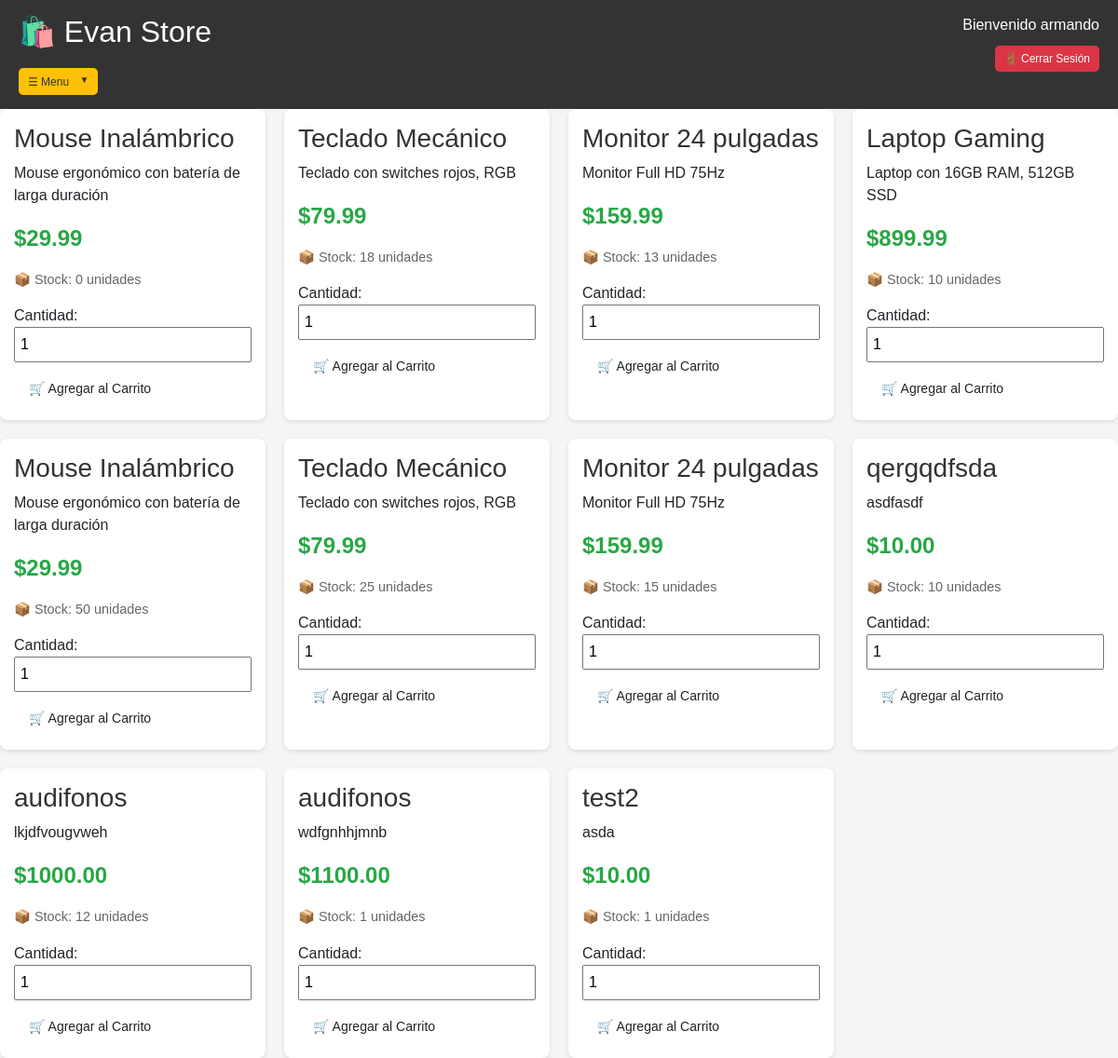
The page /tienda (signed in) on the database its author committed.
### models.py (models this page shows, shortened)
class Usuario(UserMixin, db.Model):
    id = db.Column(db.Integer, primary_key=True)
    nombre = db.Column(db.String(100), nullable=False)
    usuario = db.Column(db.String(80), unique=True, nullable=False)
    celular = db.Column(db.String(20), nullable=False)
    email = db.Column(db.String(120), unique=True, nullable=False)
    password_hash = db.Column(db.String(255), nullable=False)
    es_admin = db.Column(db.Boolean, default=False)
    fecha_registro = db.Column(db.DateTime, default=datetime.utcnow)

class Producto(db.Model):
    id = db.Column(db.Integer, primary_key=True)
    nombre = db.Column(db.String(200), nullable=False)
    descripcion = db.Column(db.Text)
    precio = db.Column(db.Float, nullable=False)
    stock = db.Column(db.Integer, default=0)
    imagen_url = db.Column(db.String(500))
    categoria = db.Column(db.String(100))
    fecha_creacion = db.Column(db.DateTime, default=datetime.utcnow)

### app.py (the view)
@app.route('/tienda')
@login_required
def tienda():
    productos = Producto.query.all()
    return render_template('productos.html', productos=productos)

### app.py (called while the page is built)
@login_manager.user_loader
def load_user(user_id):
    return Usuario.query.get(int(user_id))

### templates/productos.html (shortened to what this page needs)
<!DOCTYPE html>
<html lang="es">
<head>
    <link href="https://cdn.jsdelivr.net/npm/bootstrap@5.1.3/dist/css/bootstrap.min.css" rel="stylesheet">
    <link href="https://cdn.datatables.net/1.11.5/css/dataTables.bootstrap5.min.css" rel="stylesheet">
    <link rel="stylesheet" href="{{ url_for('static', filename='style.css') }}">
</head>
<body>
   {% include 'navbar.html' %}
    <div class="productos-container">
        {% for producto in productos %}
        <div class="producto-card">
            <h3>{{ producto.nombre }}</h3>
            <p>{{ producto.descripcion[:100] if producto.descripcion else 'Sin descripción' }}</p>
            <p class="precio">${{ "%.2f"|format(producto.precio) }}</p>
            <p class="stock">📦 Stock: {{ producto.stock }} unidades</p>
            <label>Cantidad:</label>
            <input type="number" id="cantidad-{{ producto.id }}" value="1" min="1" max="{{ producto.stock }}" style="width: 100%; margin-bottom: 10px; padding: 5px;">
            <button class="btn" onclick="agregarAlCarrito({{ producto.id }})">
                🛒 Agregar al Carrito
            </button>
        </div>
        {% endfor %}
    </div>
</body>
</html>

### templates/navbar.html (shortened to what this page needs)
<link rel="stylesheet" href="{{ url_for('static', filename='style.css') }}">
<div class="navbar">
    <div class="logo-area">
        <h2>🛍️ Evan Store</h2>
        <div class="dropdown" style="margin-top: 10px;">
            <button class="btn btn-warning btn-sm dropdown-toggle" type="button" data-bs-toggle="dropdown">
                ☰   Menu
            </button>
        </div>
    </div>
    <div class="user-area">
        <span>Bienvenido {{ current_user.nombre }}</span>
        <a href="{{ url_for('logout') }}" class="btn btn-danger btn-sm">🚪 Cerrar Sesión</a>
    </div>
</div>

### static/style.css (style rules this page uses)
* { margin: 0;padding: 0;box-sizing: border-box; }
body { font-family: Arial, sans-serif;background: #f5f5f5;min-height: 100vh; }
.navbar { background: #333;padding: 15px 20px;display: flex;justify-content: space-between;align-items: flex-start;flex-wrap: wrap; }
.logo-area h2 { color: white; margin: 0 0 10px 0; }
.user-area { text-align: right; }
.user-area span { display: block; color: white; margin-bottom: 5px; }
.user-area .btn { margin-top: 5px; }
.btn { padding: 8px 16px; border-radius: 5px; border: none; cursor: pointer; font-size: 14px; text-decoration: none; display: inline-block; }
.btn-warning { background: #ffc107; color: #333; }
.btn-danger { background: #dc3545; color: white; }
.btn-sm { padding: 5px 10px; font-size: 12px; }
.dropdown { position: relative; display: inline-block; }
.dropdown-toggle::after { display: inline-block; margin-left: 8px; content: "▼"; font-size: 10px; border: none; }
.productos-container { display: grid; grid-template-columns: repeat(auto-fill, minmax(250px, 1fr)); gap: 20px; max-width: 1200px; margin: 0 auto; }
.producto-card { background: white; border-radius: 8px; padding: 15px; box-shadow: 0 2px 5px rgba(0,0,0,0.1); }
.producto-card h3 { margin-top: 0; color: #333; }
.precio { font-size: 1.5em; color: #28a745; font-weight: bold; }
.stock { color: #666; font-size: 0.9em; }

### rows shown on the page
Usuario: nombre "armando"
Producto: nombre "Mouse Inalámbrico", descripcion "Mouse ergonómico con batería de larga duración", precio "29.99", stock "0"
Producto: nombre "Teclado Mecánico", descripcion "Teclado con switches rojos, RGB", precio "79.99", stock "18"
Producto: nombre "Monitor 24 pulgadas", descripcion "Monitor Full HD 75Hz", precio "159.99", stock "13"
Producto: nombre "Laptop Gaming", descripcion "Laptop con 16GB RAM, 512GB SSD", precio "899.99", stock "10"
Producto: nombre "Mouse Inalámbrico", descripcion "Mouse ergonómico con batería de larga duración", precio "29.99", stock "50"
Producto: nombre "Teclado Mecánico", descripcion "Teclado con switches rojos, RGB", precio "79.99", stock "25"
Producto: nombre "Monitor 24 pulgadas", descripcion "Monitor Full HD 75Hz", precio "159.99", stock "15"
Producto: nombre "qergqdfsda", descripcion "asdfasdf", precio "10.00", stock "10"
Producto: nombre "audifonos", descripcion "lkjdfvougvweh", precio "1000.00", stock "12"
Producto: nombre "audifonos", descripcion "wdfgnhhjmnb", precio "1100.00", stock "1"
Producto: nombre "test2", descripcion "asda", precio "10.00", stock "1"
